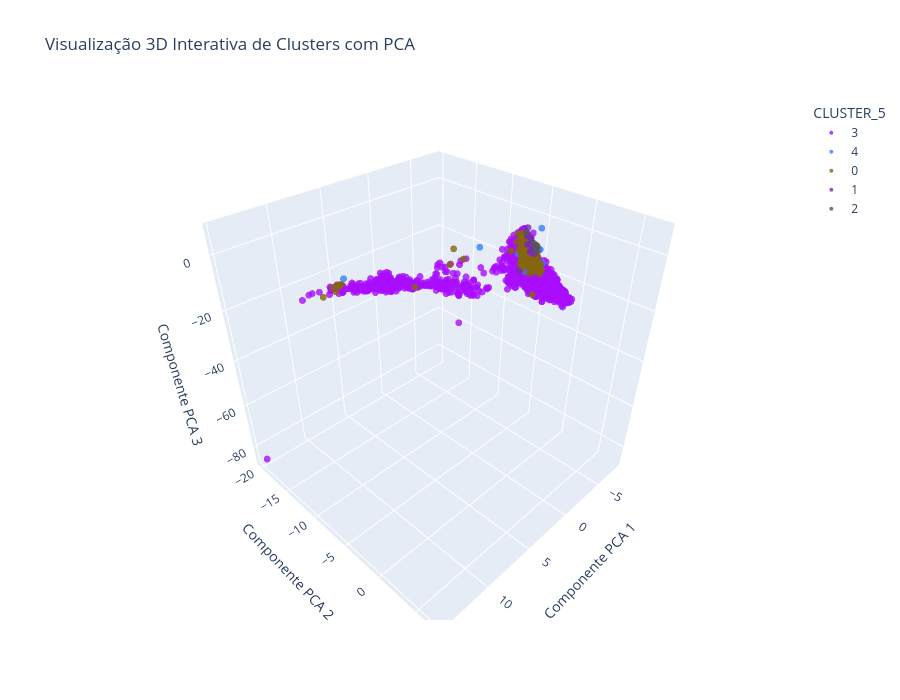

Write notebook code for a chart like this one.
### Code cell
# Garante que o Plotly trate a coluna de cluster como categoria (string)
df_pca3[COLUNA_CLUSTER] = df_pca3[COLUNA_CLUSTER].astype(str)

# --- Criação do Gráfico 3D Interativo ---
fig = px.scatter_3d(
    df_pca3,
    x="PCA_Componente_1",
    y="PCA_Componente_2",
    z="PCA_Componente_3",  # O novo eixo Z
    # Define a coluna que será usada para colorir os pontos (os clusters)
    color=COLUNA_CLUSTER,
    # Você pode usar a paleta "hls" do Plotly, ou outras
    color_discrete_sequence=px.colors.qualitative.Alphabet,
    # Texto que aparece ao passar o mouse sobre os pontos
    hover_data=[COLUNA_CLUSTER, 'CD_CLIENTE'],
    title='Visualização 3D Interativa de Clusters com PCA'
)

# --- Ajuste do Tamanho dos Pontos ---
# O parâmetro 'size' dentro de 'marker' controla o diâmetro dos pontos em pixels.
# O valor padrão costuma ser 5 ou 6. Diminuir para 3 ou 4 torna os pontos menores e mais nítidos.
fig.update_traces(
    marker=dict(
        size=4,  # <-- Reduz o tamanho dos pontos
        opacity=0.8 # Mantém a opacidade (opcional)
    ),
    selector=dict(mode='markers') # Garante que apenas os marcadores sejam afetados
)

# --- Personalização do Layout 3D ---
fig.update_layout(
    scene=dict(
        xaxis_title='Componente PCA 1',
        yaxis_title='Componente PCA 2',
        zaxis_title='Componente PCA 3'
    ),
    height=700,
    width=900
)

# Mostra o gráfico interativo
fig.show()

### Figure 1 — Plotly figure (JSON) as saved in the notebook; plotly's stock layout.template omitted (floating-point values rounded to 4 significant figures; data arrays with more than 128 entries replaced by an {"elided": "..."} marker saying what was removed)
{"data": [{"customdata": {"elided": "10110x2 str values"}, "hovertemplate": "CLUSTER_5=%{customdata[0]}<br>PCA_Componente_1=%{x}<br>PCA_Componente_2=%{y}<br>PCA_Componente_3=%{z}<br>CD_CLIENTE=%{customdata[1]}<extra></extra>", "legendgroup": "3", "marker": {"color": "#AA0DFE", "opacity": 0.8, "size": 4, "symbol": "circle"}, "mode": "markers", "name": "3", "scene": "scene", "showlegend": true, "type": "scatter3d", "x": {"elided": "10110 float values"}, "y": {"elided": "10110 float values"}, "z": {"elided": "10110 float values"}}, {"customdata": [["4", "99958"], ["4", "T02684"], ["4", "T03062"], ["4", "T03116"], ["4", "T03120"], ["4", "T03356"], ["4", "T04867"], ["4", "T05034"], ["4", "T08810"], ["4", "T09170"], ["4", "T09935"], ["4", "T12825"], ["4", "T16597"], ["4", "T16898"], ["4", "T17941"], ["4", "T18087"], ["4", "T21961"], ["4", "T23248"], ["4", "T24827"], ["4", "T25037"], ["4", "T33319"], ["4", "T37473"], ["4", "T42748"], ["4", "T50149"], ["4", "T53339"], ["4", "T55140"], ["4", "T55328"], ["4", "T61384"], ["4", "T73740"], ["4", "T73755"], ["4", "T73851"], ["4", "T75004"], ["4", "T75062"], ["4", "T76135"], ["4", "T76547"], ["4", "T76590"], ["4", "T76806"], ["4", "T84703"], ["4", "TEVVV0"], ["4", "TEWU57"], ["4", "TEXN09"], ["4", "TEYJDF"], ["4", "TEZASO"], ["4", "TEZKK0"], ["4", "TEZKO6"], ["4", "TEZOOU"], ["4", "TFBR10"], ["4", "TFBUG2"], ["4", "TFBZNE"], ["4", "TFDRTO"]], "hovertemplate": "CLUSTER_5=%{customdata[0]}<br>PCA_Componente_1=%{x}<br>PCA_Componente_2=%{y}<br>PCA_Componente_3=%{z}<br>CD_CLIENTE=%{customdata[1]}<extra></extra>", "legendgroup": "4", "marker": {"color": "#3283FE", "opacity": 0.8, "size": 4, "symbol": "circle"}, "mode": "markers", "name": "4", "scene": "scene", "showlegend": true, "type": "scatter3d", "x": [-0.4832, -4.434, -4.77, -5.018, -1.56, -2.861, -4.158, -3.292, -4.069, -4.662, -2.409, -3.995, -4.958, -3.072, -2.383, -2.75, -2.262, -3.135, -2.2, -2.953, -3.784, -3.704, -2.791, -2.81, -3.701, -3.202, -3.202, -4.552, -4.35, -4.748, -4.365, -4.121, -5.062, -1.733, -2.947, -5.456, -7.853, -4.61, -2.029, -5.539, -4.322, -1.756, -2.501, -2.989, -2.849, -3.929, -3.993, -3.529, -2.343, 9.593], "y": [-0.3213, -3.354, -4.002, -3.994, -1.402, -1.514, -3.995, -2.472, -3.497, -3.977, -2.965, -3.64, -4.613, -2.024, -1.721, -0.837, -1.013, -1.821, -0.04007, -2.142, -3.068, -3.184, -2.335, -2.431, -3.654, -3.045, -3.343, -3.927, -3.074, -3.614, -3.4, -2.045, -3.894, -1.108, -3.066, -4.579, -5.236, -4.311, -0.8132, -4.756, -3.45, -7.022, -1.784, -2.368, -1.736, -2.87, -3.027, -2.829, -1.866, -10.58], "z": [-3.593, -5.377, -5.281, -3.789, -3.094, -2.916, -1.109, -0.5689, -2.617, -3.163, -3.423, -2.967, -4.27, -3.677, -4.52, -5.342, -2.448, -2.256, -2.786, -1.492, -3.972, -1.023, -2.396, -2.652, -0.4497, -1.259, -1.938, -3.257, -5.111, -4.209, -5.348, -3.255, -5.467, -1.713, -3.189, -4.496, -4.041, -5.04, -1.493, -3.526, -3.935, -4.933, -1.042, -2.931, -3.121, -3.253, -2.459, -5.244, -3.148, -3.665]}, {"customdata": {"elided": "436x2 str values"}, "hovertemplate": "CLUSTER_5=%{customdata[0]}<br>PCA_Componente_1=%{x}<br>PCA_Componente_2=%{y}<br>PCA_Componente_3=%{z}<br>CD_CLIENTE=%{customdata[1]}<extra></extra>", "legendgroup": "0", "marker": {"color": "#85660D", "opacity": 0.8, "size": 4, "symbol": "circle"}, "mode": "markers", "name": "0", "scene": "scene", "showlegend": true, "type": "scatter3d", "x": {"elided": "436 float values"}, "y": {"elided": "436 float values"}, "z": {"elided": "436 float values"}}, {"customdata": [["1", "T00737"], ["1", "T02523"], ["1", "T05830"], ["1", "T11933"], ["1", "T20326"], ["1", "T24051"], ["1", "T24288"], ["1", "T24293"], ["1", "T24410"], ["1", "T24711"], ["1", "T25084"], ["1", "T56307"], ["1", "TEWBTY"], ["1", "TFDSLF"]], "hovertemplate": "CLUSTER_5=%{customdata[0]}<br>PCA_Componente_1=%{x}<br>PCA_Componente_2=%{y}<br>PCA_Componente_3=%{z}<br>CD_CLIENTE=%{customdata[1]}<extra></extra>", "legendgroup": "1", "marker": {"color": "#782AB6", "opacity": 0.8, "size": 4, "symbol": "circle"}, "mode": "markers", "name": "1", "scene": "scene", "showlegend": true, "type": "scatter3d", "x": [-4.985, -5.21, -2.79, -4.461, -2.665, 0.0483, -3.408, -4.528, -3.395, -3.72, -5.215, -5.363, -3.118, -4.666], "y": [-3.933, -4.165, -1.804, -3.494, -1.418, -0.5486, -2.541, -3.383, -2.887, -3.206, -4.579, -4.283, -2.22, -4.142], "z": [-4.852, -5.337, -2.318, -1.255, -1.948, -2.822, -3.563, -4.003, 1.355, -2.183, -2.725, -3.428, -2.455, 1.378]}, {"customdata": [["2", "T07651"], ["2", "T23296"], ["2", "T25567"], ["2", "T55493"], ["2", "T55665"]], "hovertemplate": "CLUSTER_5=%{customdata[0]}<br>PCA_Componente_1=%{x}<br>PCA_Componente_2=%{y}<br>PCA_Componente_3=%{z}<br>CD_CLIENTE=%{customdata[1]}<extra></extra>", "legendgroup": "2", "marker": {"color": "#565656", "opacity": 0.8, "size": 4, "symbol": "circle"}, "mode": "markers", "name": "2", "scene": "scene", "showlegend": true, "type": "scatter3d", "x": [-4.75, -4.218, -5.079, -5.257, -3.937], "y": [-3.353, -2.613, -4.68, -3.359, -2.317], "z": [-3.468, -2.543, -1.331, -5.267, -3.836]}], "layout": {"height": 700, "legend": {"title": {"text": "CLUSTER_5"}, "tracegroupgap": 0}, "scene": {"domain": {"x": [0, 1], "y": [0, 1]}, "xaxis": {"title": {"text": "Componente PCA 1"}}, "yaxis": {"title": {"text": "Componente PCA 2"}}, "zaxis": {"title": {"text": "Componente PCA 3"}}}, "title": {"text": "Visualização 3D Interativa de Clusters com PCA"}, "width": 900}}
